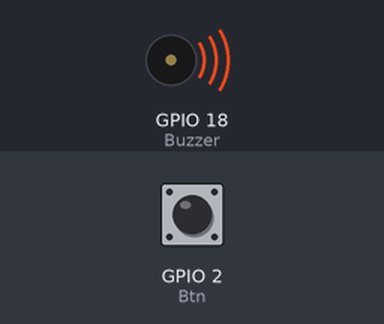
The program below on a simulated Raspberry Pi (BCM pin numbers). On the bench: buzzer (waves = sounding). The inputs (shaded band) are chosen by the test bench; at power-on: GPIO 2 (Btn) HIGH. The clock reads 2024-03-15 10:24:30 at power-on unless the program sets it; what the program prints to the terminal is not drawn. At 4.8 s the program stops and its outputs stay as they are.

Above: at 0.6 s.
1.3 s: GPIO 2 (Btn) pulled LOW for 0.7 s
At 2.7 s:
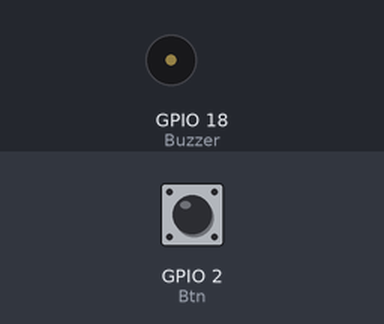
4.5 s: GPIO 2 (Btn) driven LOW
At 5.3 s:
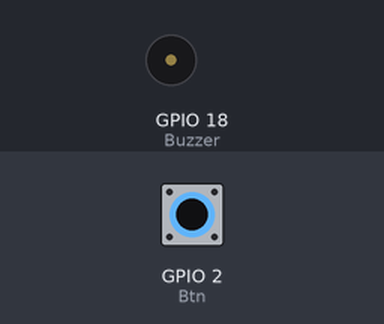
Timing chart, 0 to 6.3 s (numbered marks = the images above; inputs shaded):
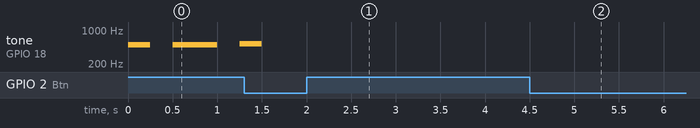

The program:

SongandBtn.py
```python
import RPi.GPIO as GPIO
import time
import sys

Buzzer = 18
Btn = 2


#          do   re   mi   fa   so   la   ci
CM = [0, 525, 589, 330, 350, 393, 441, 495] #混合 小蜜蜂
CM2 = [0, 262, 294, 330, 350, 393, 441, 495] #瑪莉有隻小綿羊


song_1 = [ CM[2], CM[7], CM[7], CM[1], CM[6], CM[6], CM[5], CM[6], CM[7], CM[1], CM[2], CM[2], CM[2],
CM[2], CM[7], CM[7], CM[1], CM[6], CM[6], CM[5], CM[7], CM[2], CM[2], CM[7],
CM[6], CM[6], CM[6], CM[6], CM[6], CM[7], CM[1], CM[7], CM[7], CM[7], CM[7], CM[7], CM[1], CM[2],
CM[2], CM[7], CM[7], CM[1], CM[6], CM[6], CM[5], CM[7], CM[2], CM[2], CM[5]]

beat_1 = [ 1, 1, 2, 1, 1, 2, 1, 1, 1, 1, 1, 1, 2,
 1, 1, 2, 1, 1, 2, 1, 1, 1, 1, 4,
 1, 1, 1, 1, 1, 1, 2, 1, 1, 1, 1, 1, 1, 2,
 1, 1, 1, 1, 1, 2, 1, 1, 1, 1, 4]

song_2 = [ CM2[3], CM2[2], CM2[1], CM2[2], CM2[3], CM2[3], CM2[3], CM2[2], CM2[2], CM2[2], CM2[3], CM2[5], CM2[5],
CM2[3], CM2[2], CM2[1], CM2[2], CM2[3], CM2[3], CM2[3], CM2[2], CM2[2], CM2[3], CM2[2], CM2[1]]

beat_2 = [ 1, 1, 1, 1, 1, 1, 2, 1, 1, 2, 1, 1, 2,
1, 1, 1, 1, 1, 1, 2, 1, 1, 1, 1, 2]


def setup():
    GPIO.setwarnings(False)
    GPIO.setmode(GPIO.BCM)
    GPIO.setup(Buzzer, GPIO.OUT)
    GPIO.setup(Btn,GPIO.IN)
    GPIO.setup(Btn, GPIO.IN, pull_up_down=GPIO.PUD_UP)
    global Buzz
    Buzz = GPIO.PWM(Buzzer, 440)

def stop_song():
    Buzz.stop()

def loop():
    while True:
        print('\nPlaying song 1...')
        for i in range(1, len(song_1)):
            if GPIO.input(Btn) == GPIO.LOW:  # 檢查按鈕是否被按下
                button_pressed_time = time.time()
                time.sleep(3)
                if GPIO.input(Btn) == GPIO.LOW:
                    if time.time() - button_pressed_time >= 2:
                        print("偵測長按按鈕 停止播歌!")
                        sys.exit()
                stop_song()  # 如果按下按鈕，立即停止歌曲
                break
            Buzz.start(50)
            Buzz.ChangeFrequency(song_1[i])
            time.sleep(beat_1[i] * 0.25)
            Buzz.stop()
            time.sleep(0.25)

        print('\nPlaying song 2...')
        for i in range(1, len(song_2)):
            if GPIO.input(Btn) == GPIO.LOW:  # 檢查按鈕是否被按下
                button_pressed_time = time.time()
                time.sleep(3)
                if GPIO.input(Btn) == GPIO.LOW:
                    if time.time() - button_pressed_time >= 2:
                        print("偵測長按按鈕 停止播歌!")
                        sys.exit()
                stop_song()  # 如果按下按鈕，立即停止歌曲
                break
            Buzz.start(50)
            Buzz.ChangeFrequency(song_2[i])
            time.sleep(beat_2[i] * 0.25)
            Buzz.stop()
            time.sleep(0.25)


def destroy():
    Buzz.stop()
    GPIO.output(Buzzer, 1)
    GPIO.cleanup()

if __name__ == '__main__':
    setup()
    try:
        loop()
    except KeyboardInterrupt:
        destroy()
```

Measured:
- after the input at 1.3 s, tone on GPIO 18 (Buzzer): goes on until 1.5 s, then stays silent
- after the input at 4.5 s, tone on GPIO 18 (Buzzer): stops changing and stays silent
- by itself, tone on GPIO 18 (Buzzer): plays 495 Hz for 0.25 s, 495 Hz for 0.50 s, 525 Hz for 0.05 s
